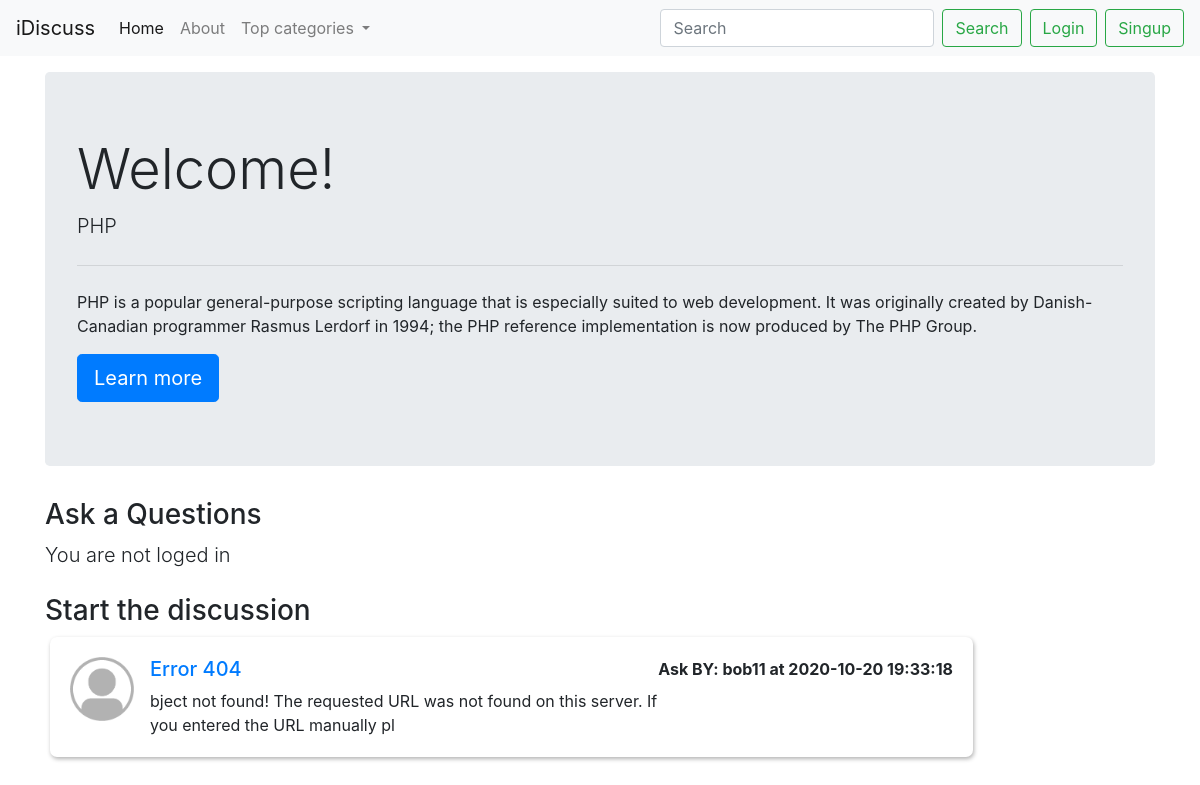
/threads.php?catid=1, run on the app's committed database.
### tables this page shows
CREATE TABLE `categories` (
  `category_id` int(11) NOT NULL,
  `category_name` varchar(100) NOT NULL,
  `category_description` varchar(500) NOT NULL,
  `date` datetime NOT NULL DEFAULT current_timestamp()
);

CREATE TABLE `threads` (
  `thread_id` int(7) NOT NULL,
  `thread_title` varchar(255) NOT NULL,
  `thread_desc` text NOT NULL,
  `thread_cat_id` int(7) NOT NULL,
  `thread_user_id` int(7) NOT NULL,
  `thread_time` datetime NOT NULL DEFAULT current_timestamp()
);

CREATE TABLE `users` (
  `sno` int(11) NOT NULL,
  `username` varchar(15) NOT NULL,
  `password` varchar(20) NOT NULL,
  `user_time` datetime NOT NULL DEFAULT current_timestamp()
);

### threads.php (the view, shortened to what this page needs)
<!doctype html>
<html lang="en">
<head>
    <link rel="stylesheet" href="css/thread.css">
    <link rel="stylesheet" href="css/bootstrap.min.css">
</head>
<body>
    <?php include 'dbconn.php';
     include '_nav.php';?>
    <?php
    $id= $_GET['catid'];
    $sql = "SELECT * FROM `categories` WHERE category_id=$id" ;
    $result = mysqli_query($conn, $sql);
    while ($row = mysqli_fetch_assoc($result)){
        $catname= $row['category_name'];
        $catdesc= $row['category_description'];
    }
    ?>
    <div class="container mt-3 ">
        <div class="jumbotron ">
            <h1 class="display-4">Welcome!</h1>
            <p class="lead"><?php echo $catname;?></p>
            <hr class="my-4">
            <p><?php  echo $catdesc;?></p>
            <a class="btn btn-primary btn-lg" href="#" role="button">Learn more</a>
        </div>
    </div>
 <?PHP
        if(isset($_SESSION['loggedin'])  && $_SESSION['loggedin']=="true"){
       echo'<div class="container">
       <div class="box1">
        <h3>Ask a Questions</h3>
        <form action=" " method="POST">
            <div class="form-group">
                <label for="Input">Problem title</label>
                <input type="text" class="form-control" id="title" name="title" aria-describedby="title">
                <small class="form-text text-muted">write a short title</small>
            </div>
            <input type="hidden" name="sno" value="' .$_SESSION["sno"]. '">
            <div class="form-group">
            <label>Post Question</label>
            <textarea class="form-control" id="desc" name="desc" rows="3"></textarea>
        </div>
            <button type="submit" class="btn btn-success">Submit</button>
        </form>
    </div>
    </div>
        </div>';
    }
            else{
             echo'<div class="container">
               <h3>Ask a Questions</h3>
           <p class="lead">You are not loged in</p>
              </div>';
             }
              ?>
 <div class="container mt-4">
    <h3>Start the discussion</h3>
            <?php
    $id= $_GET['catid'];
    $sql = "SELECT * FROM `threads` WHERE thread_cat_id=$id" ;
    $result = mysqli_query($conn, $sql);
    while ($row = mysqli_fetch_assoc($result)){
        $id= $row['thread_id'];
        $title= $row['thread_title'];
        $desc= $row['thread_desc'];
        $thread_time = $row['thread_time'];
        $thread_user_id = $row['thread_user_id'];
        $sql2 ="SELECT * FROM `users` WHERE sno = '$thread_user_id'";
        $result2 = mysqli_query($conn, $sql2);
        $row2= mysqli_fetch_assoc($result2);
     echo '<div class="media box2">
     <img src="img/user.png" width="64px" class="mr-3" alt="...">
     <div class="media-body">'.' <h5 class="mt-0"><a  href="thread2.php?threadid='. $id .'"> ' . $title .'</a></h5>
    ' .substr($desc,1, 100)  .' </div>'.'<p class="font-weight-bold my-0 ">Ask BY: '. $row2['username'].' at '. $thread_time .'</p>'.'
    </div>';
}
 ?>
</body>
</html>

### _nav.php (shortened to what this page needs)
<?php
echo '<nav class="navbar navbar-expand-lg navbar-light bg-light">
<a class="navbar-brand" href="index.php">iDiscuss</a>
<button class="navbar-toggler" type="button" data-toggle="collapse" data-target="#navbarSupportedContent" aria-controls="navbarSupportedContent" aria-expanded="false" aria-label="Toggle navigation">
  <span class="navbar-toggler-icon"></span>
</button>
<div class="collapse navbar-collapse" id="navbarSupportedContent">
  <ul class="navbar-nav mr-auto">
    <li class="nav-item active">
      <a class="nav-link" href="index.php?Home">Home</a>
    </li>
    <li class="nav-item">
      <a class="nav-link" href="about.php">About</a>
    </li>
    <li class="nav-item dropdown">
      <a class="nav-link dropdown-toggle" href="#" id="navbarDropdown" role="button" data-toggle="dropdown" aria-haspopup="true" aria-expanded="false">
        Top categories
      </a>
      <div class="dropdown-menu" aria-labelledby="navbarDropdown">';
    echo'  </div>
    </li>
  </ul>';
  if(isset($_SESSION['loggedin'])  && $_SESSION['loggedin']=="true"){
    echo'<form class="d-flex" method ="get" action="search.php">
     <input class="form-control my-2 mr-3" name="search" type="search" placeholder="Search" aria-label="Search">
     <button class="btn btn-outline-success my-2 mr-3" type="submit">Search</button>
     <p class="text-center mt-2"> '.$_SESSION['username'].'</p>
     <a href="logout.php"><button  type="button" class="btn btn-outline-danger my-2 ml-2"  data-toggle="modal" data-target="#exampleModal">
    Logout
  </button></a></form>';
 }
else{
  echo'
  <form class="form-inline my-2 my-lg-0"method ="get" action="search.php">
    <input class="form-control mr-sm-2" name="search" type="search" placeholder="Search" aria-label="Search">
    <button class="btn btn-outline-success my-2 my-sm-0" type="submit">Search</button> </form>
    <a href="login.php"><button  type="button" class="btn btn-outline-success ml-2"  data-toggle="modal" data-target="#exampleModal">
    Login
  </button></a>
  <a href="singup.php"><button  type="button" class="btn btn-outline-success ml-2"  data-toggle="modal" data-target="#exampleModal">
  Singup
</button></a>';
}
echo'
</div>
</nav>';
?>

### css/thread.css (style rules this page uses)
* { margin: 0; padding: 0; box-sizing: border-box; }
.box2 { height: auto; width: 923px ; margin-top: 10px; margin-bottom: 20px; margin-right: 5px; margin-left: 5px; padding-top: 20px; padding-left: 20px; padding-bottom: 20px; padding-right: 20px; background: #fff; border-radius: 7px; box-shadow: 1px 2px 4px rgba(0, 0, 0, .3) }

### data on the page
categories: category_name "PHP", category_description "PHP is a popular general-purpose scripting language that is especially suited to web development. It was originally created by Danish-Canadian programmer Rasmus Lerdorf in 1994; the PHP reference implementation is now produced by The PHP Group."
threads: thread_title "Error 404", thread_desc "bject not found! The requested URL was not found on this server. If you entered the URL manually pl", users.username "bob11", thread_time "2020-10-20 19:33:18"
